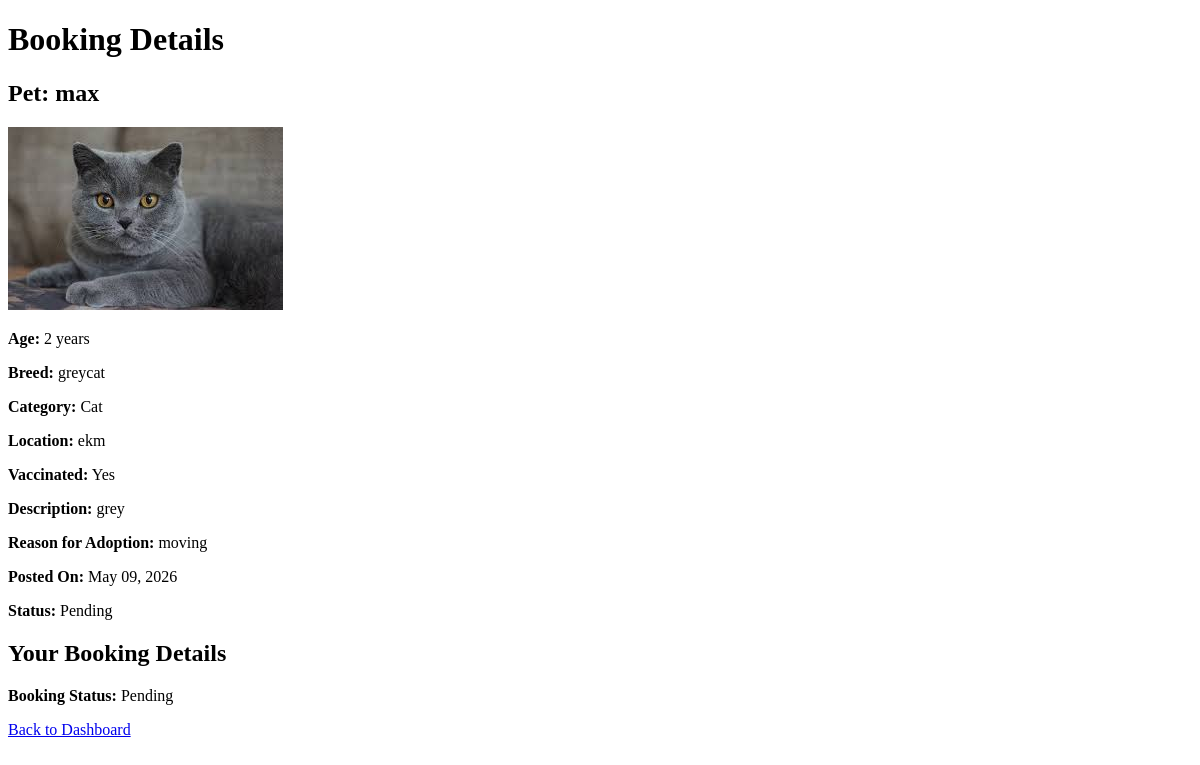
The app's page /pets/viewbook/2 (signed in), older data.
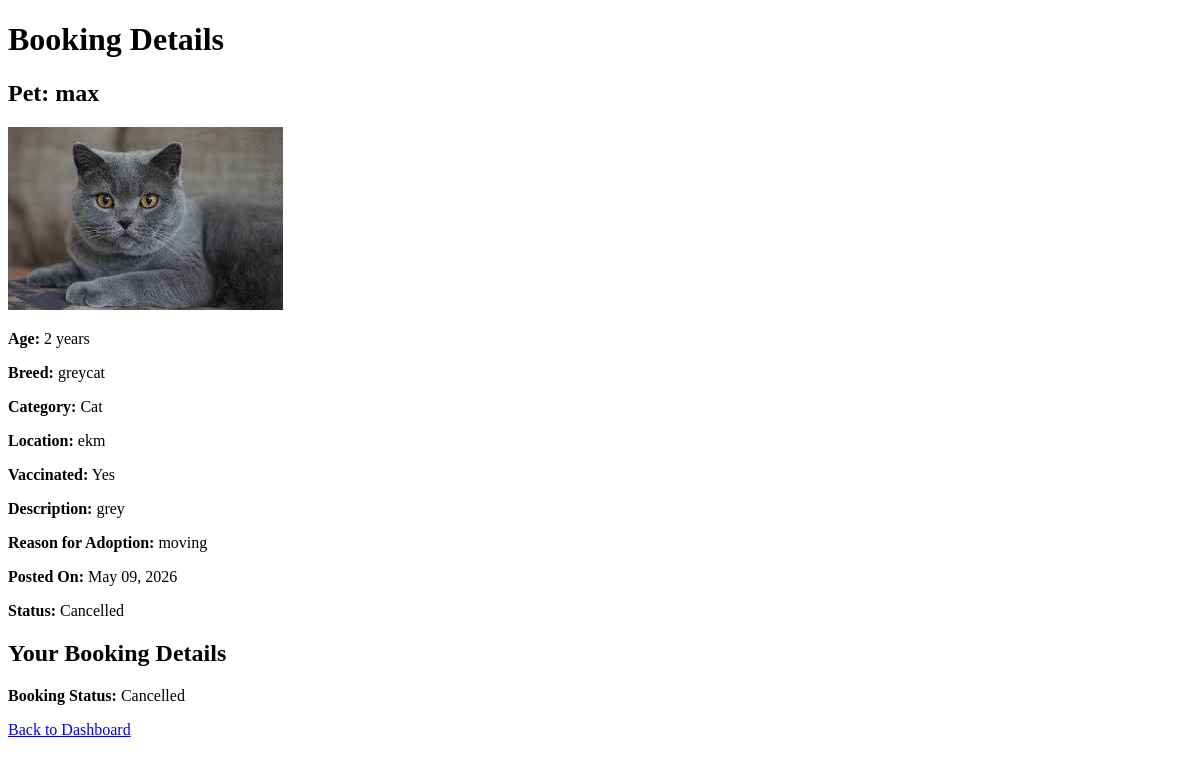
The same page, newer data.
### petoperation/models.py (models this page shows, shortened)
class Booking(models.Model):
    STATUS_CHOICES=(('pending','pending'),
                   ('approved','Approved'),
                   ('rejected','Rejected'),
                    ('cancelled','Cancelled'))
    pet = models.ForeignKey(Pet, on_delete=models.CASCADE, related_name='bookings')
    user = models.ForeignKey(CustomUser, on_delete=models.CASCADE, related_name='my_bookings')
    applied_at = models.DateTimeField(auto_now_add=True)
    status = models.CharField(max_length=20, choices=STATUS_CHOICES, default='pending')
    message_to_donor = models.TextField(blank=True, help_text="Why do you want to adopt?")
    class Meta:
        ordering = ['applied_at']

class Pet(models.Model):
    pet_name=models.CharField(max_length=30)
    pet_img=models.ImageField(upload_to='don_petimg')
    pet_cat=models.ForeignKey(Category,on_delete=models.CASCADE)
    pet_breed=models.ForeignKey(Breed,on_delete=models.CASCADE)
    pet_age=models.IntegerField()
    price=models.FloatField(blank=True,null=True)
    pet_location=models.CharField(max_length=50)
    pet_vaccinated=models.BooleanField(default=False)
    pet_desc=models.TextField()
    pet_reason=models.CharField(max_length=100)
    posted_date=models.DateTimeField(auto_now_add=True)
    status=models.CharField(max_length=50,choices=(('available','Available'),('adopted','Adopted')),
                            default='available')
    user=models.ForeignKey(CustomUser,on_delete=models.CASCADE)

class Breed(models.Model):
    cat=models.ForeignKey(Category,on_delete=models.CASCADE)
    breed_name=models.CharField(max_length=30)

class Category(models.Model):
    name=models.CharField(max_length=50)
    image=models.ImageField(upload_to='petcategory')

### petoperation/views.py (the view)
# urls.py: path('viewbook/<int:id>',booked_petview,name='booked_petview'),
@login_required(login_url='/accounts/login')
def booked_petview(request,id):
   booked=get_object_or_404(Booking,user=request.user,id=id)
   return render(request,'bookedpet.html',{'booked':booked})

### Templates/bookedpet.html (shortened to what this page needs)
<!DOCTYPE html>
<html lang="en">
<head>
</head>
<body>
    <h1>Booking Details</h1>
    <div>
        <h2>Pet: {{ booked.pet.pet_name }}</h2>
        <img src="{{ booked.pet.pet_img.url }}" alt="{{ booked.pet.pet_name }}" style="max-width:300px;">
        <p><strong>Age:</strong> {{ booked.pet.pet_age }} years</p>
        <p><strong>Breed:</strong> {{ booked.pet.pet_breed.breed_name }}</p>
        <p><strong>Category:</strong> {{ booked.pet.pet_cat.name }}</p>
        <p><strong>Location:</strong> {{ booked.pet.pet_location }}</p>
        <p><strong>Vaccinated:</strong> {{ booked.pet.pet_vaccinated|yesno:"Yes,No" }}</p>
        <p><strong>Description:</strong> {{ booked.pet.pet_desc }}</p>
        <p><strong>Reason for Adoption:</strong> {{ booked.pet.pet_reason }}</p>
        <p><strong>Posted On:</strong> {{ booked.pet.posted_date|date:"F d, Y" }}</p>
        <p><strong>Status:</strong> {{ booked.status|capfirst }}</p>
    </div>
    <h2>Your Booking Details</h2>
    <p><strong>Booking Status:</strong> {{ booked.status|capfirst }}</p>
    <a href="{% url 'userdashboard' %}">Back to Dashboard</a>
</body>
</html>

Row changes from the older to the newer data that the page shows:
changed Booking "max": status "Pending" → "Cancelled"
